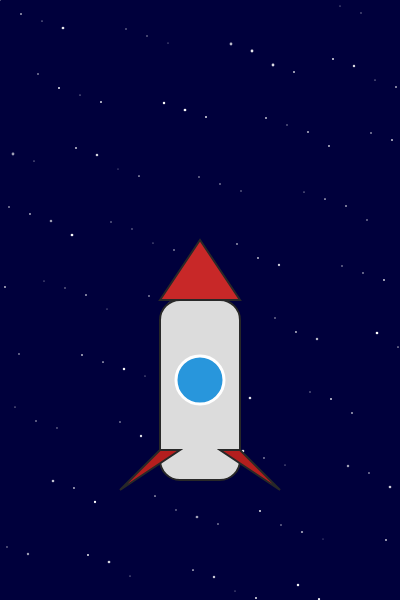
Frame 1 (no input)
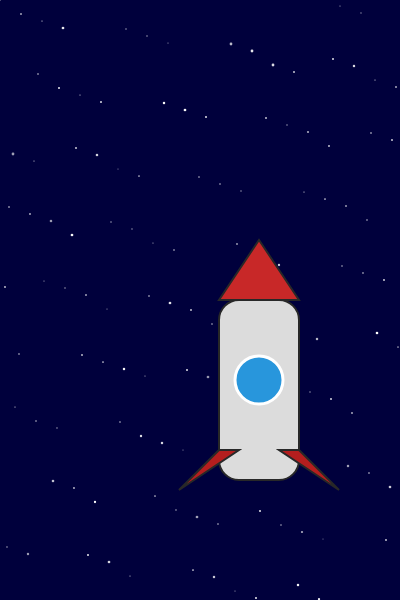
Frame 60 (no input)
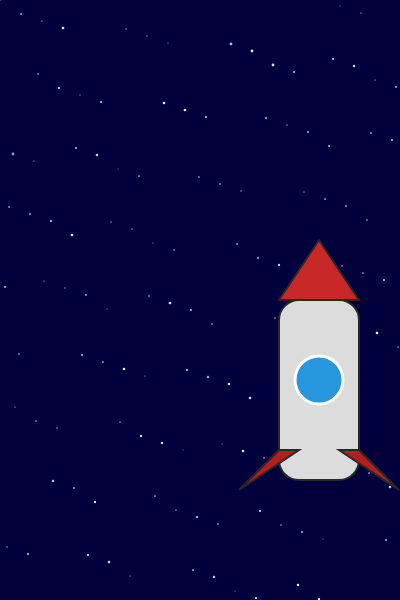
Frame 120 (the mouse pressed at the canvas centre since frame 60)

The p5.js sketch that drew these frames (run headless with seeded random() and noise() and a simulated clock; from frame 60 on, the mouse is pressed at the canvas centre):

// p5.js sketch
// ── sketch.js
let xMax=400;
let yMax=600;
let xrocket=xMax/2;
let yrocket=yMax*0.6;

function setup() {
  createCanvas(xMax, yMax);
}

function draw() {
  background(0,0,60);
  
    push();
  noStroke(); //tolgo outline
  randomSeed(99)
  for(let i=0; i<120; i++){
    let sx = (i*37) % width + i%3; 
    let sy = (i*73) % height + i%7; 
    fill(255, 255, 255, random(150, 255));
    ellipse(sx,sy, random(1, 2.8))
    /*if(i%2 == 0) //verifico che è pari verificando il resto di i/2
      {
        fill(255, 255, 150);   // primo tipo
        ellipse (sx, sy, 1); 
      }else if(i%3 ==0){     //secondo tipo
        fill(200, 100, 255); 
        ellipse (sx, sy, 1.5); 
      }else{                 // terzo tipo
        fill(255, 255, 100)
        ellipse (sx, sy, 2.8);
      }
  }*/}
  pop();

  
  push();
  //corpo del rocket
  fill(220);
  stroke(40);
  strokeWeight(2);
  rectMode(CENTER);
  rect(xrocket, yrocket+30, 80, 180, 20);
  
  //nose del rocket
  fill(200,40,40);
  triangle(xrocket-40,yrocket-60,xrocket, yrocket-120, xrocket+40, yrocket-60)

  //window
  fill(40,150,220);
  stroke(255);
  strokeWeight(3);
  ellipse(xrocket,yrocket+20, 48, 48)

  //left and right wings 
  fill(180,30,30);
  stroke(40);
  strokeWeight(2);
  triangle(xrocket-40,yrocket+90,xrocket-80, yrocket+130, xrocket-20, yrocket+90 ) //left
  triangle(xrocket+40,yrocket+90,xrocket+80, yrocket+130, xrocket+20, yrocket+90 ) //right
  pop();
  xrocket=(xrocket+1)%(xMax+120); // animazione
  
}
